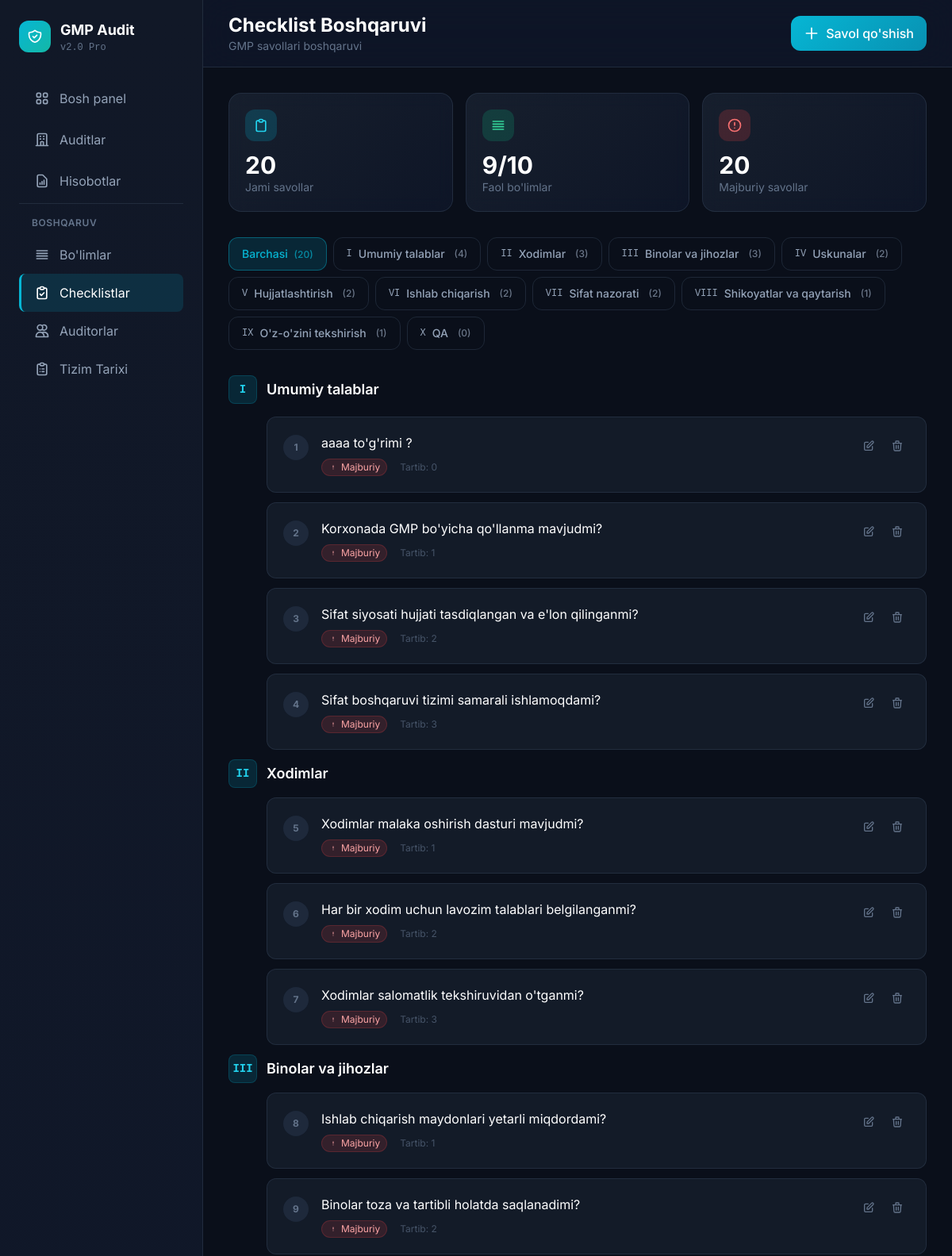
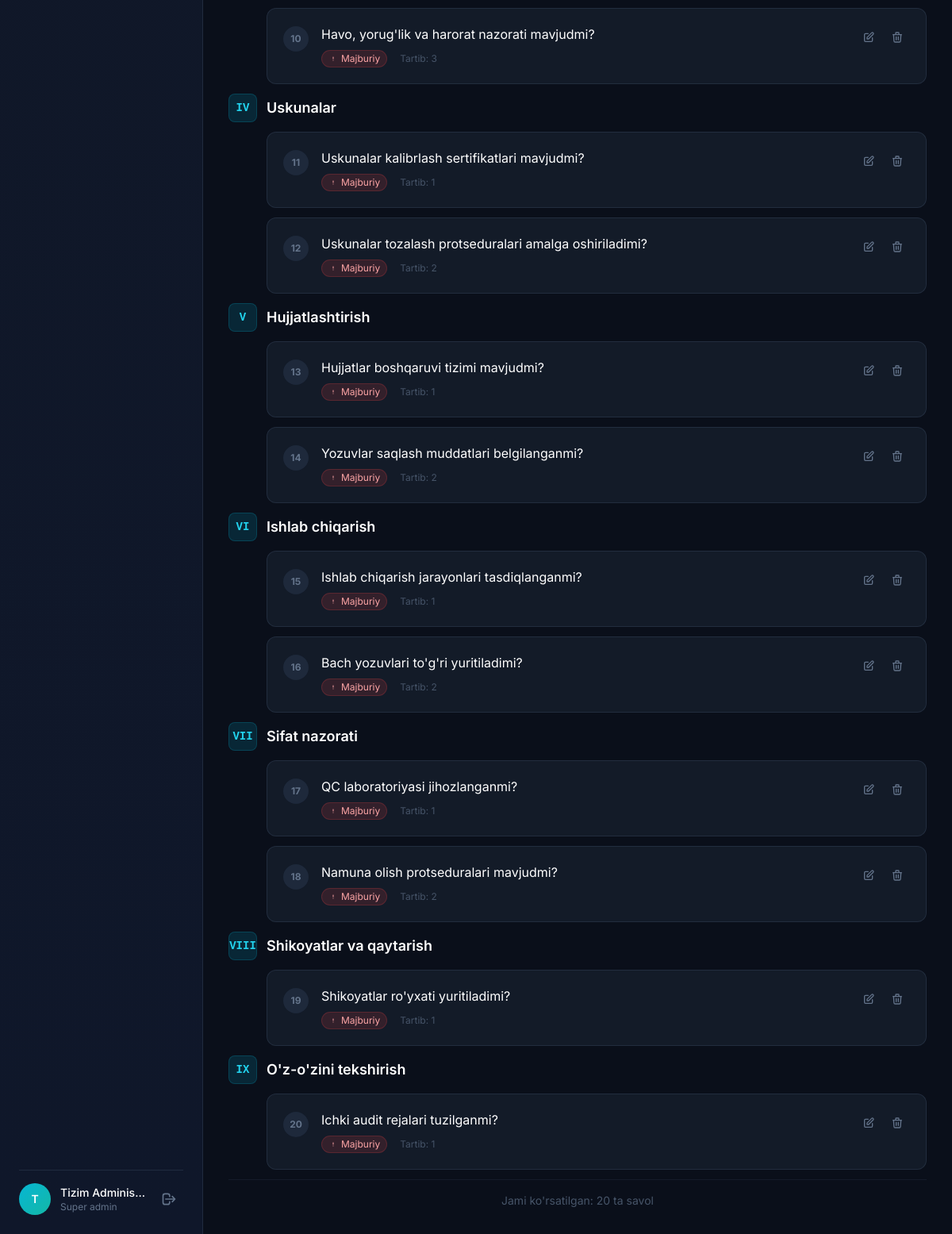
Screenshot of /checklists.php (signed in) with the database file from the repository (2 pictures, top to bottom).
### tables this page shows
CREATE TABLE `users` (
  `id` int NOT NULL AUTO_INCREMENT,
  `username` varchar(100) NOT NULL,
  `email` varchar(150) NOT NULL,
  `password` varchar(255) NOT NULL,
  `full_name` varchar(150) NOT NULL,
  `phone` varchar(30) DEFAULT NULL,
  `position` varchar(100) DEFAULT NULL,
  `role` enum('super_admin','bosh_auditor','auditor','viewer','reader') DEFAULT NULL,
  `is_active` tinyint(1) DEFAULT '1',
  `created_at` timestamp NULL DEFAULT CURRENT_TIMESTAMP,
  `updated_at` timestamp NULL DEFAULT CURRENT_TIMESTAMP ON UPDATE CURRENT_TIMESTAMP,
  `department_id` int DEFAULT NULL,
  `position_id` int DEFAULT NULL,
  `hire_date` date DEFAULT NULL,
  PRIMARY KEY (`id`),
  UNIQUE KEY `username` (`username`),
  UNIQUE KEY `email` (`email`)
);

CREATE TABLE `gmp_sections` (
  `id` int NOT NULL AUTO_INCREMENT,
  `section_number` varchar(10) NOT NULL,
  `section_name` varchar(200) NOT NULL,
  `description` text,
  `sort_order` int DEFAULT '0',
  PRIMARY KEY (`id`)
);

CREATE TABLE `checklist_questions` (
  `id` int NOT NULL AUTO_INCREMENT,
  `section_id` int NOT NULL,
  `question_text` text NOT NULL,
  `score` decimal(5,2) DEFAULT '1.00',
  `is_required` tinyint(1) DEFAULT '1',
  `sort_order` int DEFAULT '0',
  `is_active` tinyint(1) DEFAULT '1',
  `created_at` timestamp NULL DEFAULT CURRENT_TIMESTAMP,
  PRIMARY KEY (`id`),
  KEY `section_id` (`section_id`),
  CONSTRAINT `checklist_questions_ibfk_1` FOREIGN KEY (`section_id`) REFERENCES `gmp_sections` (`id`) ON DELETE CASCADE
);

### checklists.php (the view, shortened to what the rows shown need)
<?php
require_once 'db.php';
 $user = getCurrentUser();
 $canManage = in_array($user['role'], ['super_admin', 'bosh_auditor']);
 $sections = $pdo->query("
    SELECT gs.*,
           (SELECT COUNT(*) FROM checklist_questions cq WHERE cq.section_id = gs.id AND cq.is_active = 1) as question_count
    FROM gmp_sections gs
    ORDER BY gs.sort_order
")->fetchAll();
 $selectedSection = $_GET['section'] ?? '';
 $params = [];
 $sectionFilter = "";
 $query = "
    SELECT cq.*, gs.section_number, gs.section_name
    FROM checklist_questions cq
    JOIN gmp_sections gs ON cq.section_id = gs.id
    WHERE cq.is_active = 1
    $sectionFilter
    ORDER BY gs.sort_order, cq.sort_order, cq.id
";
 $stmt = $pdo->prepare($query);
 $stmt->execute($params);
 $questions = $stmt->fetchAll();
 $totalQuestions = array_sum(array_column($sections, 'question_count'));
?>
<!DOCTYPE html>
<html lang="uz">
<head>
    <script src="https://cdn.tailwindcss.com"></script>
</head>
<body class="min-h-screen text-slate-100">
    <div class="flex min-h-screen pt-14 lg:pt-0">
        <aside id="sidebar" class="sidebar w-64 fixed h-full z-50" role="navigation" aria-label="Asosiy navigatsiya">
            <div class="p-6 h-full flex flex-col">
                <div class="flex items-center gap-3 mb-8">
                    <div><h1 class="text-lg font-bold text-white">GMP Audit</h1><p class="text-xs text-slate-500 font-mono">v2.0 Pro</p></div>
                </div>
                <div class="border-t border-slate-700/50 pt-4 mt-4">
                    <div class="flex items-center gap-3">
                        <div class="w-10 h-10 rounded-full bg-gradient-to-br from-cyan-500 to-teal-500 flex items-center justify-center text-white font-semibold text-sm">
                            <?php echo strtoupper(mb_substr($user['full_name'], 0, 1)); ?>
                        </div>
                        <div class="flex-1 min-w-0">
                            <p class="text-sm font-medium text-white truncate"><?php echo htmlspecialchars($user['full_name']); ?></p>
                            <p class="text-xs text-slate-500"><?php echo ucfirst(str_replace('_', ' ', $user['role'])); ?><?php if (!$canManage) echo ' (Ko\'rish)'; ?></p>
                        </div>
                        <a href="logout.php" class="text-slate-500 hover:text-red-400 transition-colors p-2" aria-label="Chiqish">
                            <svg class="w-5 h-5" fill="none" stroke="currentColor" viewBox="0 0 24 24"><path stroke-linecap="round" stroke-linejoin="round" stroke-width="2" d="M17 16l4-4m0 0l-4-4m4 4H7m6 4v1a3 3 0 01-3 3H6a3 3 0 01-3-3V7a3 3 0 013-3h4a3 3 0 013 3v1"/></svg>
                        </a>
                    </div>
                </div>
            </div>
        </aside>
        <main class="flex-1 lg:ml-64 w-full">
            <header class="sticky top-0 z-20 bg-slate-900/80 backdrop-blur-xl border-b border-slate-700/50">
                <div class="px-4 lg:px-8 py-4 flex justify-between items-center">
                    <div>
                        <h1 class="text-xl lg:text-2xl font-bold text-white">Checklist Boshqaruvi</h1>
                    </div>
                </div>
            </header>
            <div class="p-4 lg:p-8">
                <div class="flex flex-wrap gap-2 mb-8 animate-in delay-2">
                    <a href="checklists.php" class="section-tab px-4 py-2.5 rounded-xl border border-slate-700/50 text-sm font-medium <?php echo !$selectedSection ? 'active' : 'text-slate-400 hover:text-white'; ?>">
                        Barchasi <span class="ml-1 text-xs opacity-70">(<?php echo $totalQuestions; ?>)</span>
                    </a>
                    <?php foreach ($sections as $section): ?>
                    <a href="?section=<?php echo $section['id']; ?>"
                       class="section-tab px-4 py-2.5 rounded-xl border border-slate-700/50 text-sm font-medium flex items-center gap-2 <?php echo $selectedSection == $section['id'] ? 'active' : 'text-slate-400 hover:text-white'; ?>">
                        <span class="font-mono text-xs"><?php echo htmlspecialchars($section['section_number']); ?></span>
                        <?php echo htmlspecialchars($section['section_name']); ?>
                        <span class="ml-1 text-xs opacity-70">(<?php echo $section['question_count']; ?>)</span>
                    </a>
                    <?php endforeach; ?>
                </div>
                <div class="space-y-3 animate-in delay-3">
                    <?php if (empty($questions)): ?>
                    <div class="stat-card rounded-2xl p-12 text-center">
                        <div class="w-20 h-20 rounded-full bg-slate-800/80 flex items-center justify-center mx-auto mb-6">
                            <svg class="w-10 h-10 text-slate-600" fill="none" stroke="currentColor" viewBox="0 0 24 24"><path stroke-linecap="round" stroke-linejoin="round" stroke-width="1.5" d="M9 5H7a2 2 0 00-2 2v12a2 2 0 002 2h10a2 2 0 002-2V7a2 2 0 00-2-2h-2M9 5a2 2 0 002 2h2a2 2 0 002-2M9 5a2 2 0 012-2h2a2 2 0 012 2m-6 9l2 2 4-4"/></svg>
                        </div>
                        <h3 class="text-xl font-semibold text-white mb-2">Savollar topilmadi</h3>
                        <p class="text-slate-500 mb-6 max-w-md mx-auto">
                            <?php echo $selectedSection ? 'Tanlangan bo\'limda hali savollar qo\'shilmagan.' : 'Hali hech qanday savollar qo\'shilmagan.'; ?>
                        </p>
                        <?php if ($canManage): ?>
                        <button onclick="openModal('add')" class="inline-flex items-center gap-2 btn-primary px-6 py-3 rounded-xl text-white font-medium">
                            <svg class="w-5 h-5" fill="none" stroke="currentColor" viewBox="0 0 24 24"><path stroke-linecap="round" stroke-linejoin="round" stroke-width="2" d="M12 4v16m8-8H4"/></svg>
                            Savol qo'shish
                        </button>
                        <?php endif; ?>
                    </div>
                    <?php else: ?>
                        <?php
                        $currentSection = '';
                        $qIndex = 0;
                        foreach ($questions as $q):
                            $qIndex++;
                            if ($currentSection !== $q['section_id']):
                                $currentSection = $q['section_id'];
                        ?>
                        <div class="flex items-center gap-3 mt-8 mb-4 <?php echo $qIndex === 1 ? 'mt-0' : ''; ?>">
                            <a href="?section=<?php echo $q['section_id']; ?>" class="w-9 h-9 rounded-lg bg-cyan-500/15 border border-cyan-500/20 flex items-center justify-center text-cyan-400 font-mono text-sm font-bold hover:bg-cyan-500/25 transition-colors" title="Faqat shu bo'limni ko'rish">
                                <?php echo htmlspecialchars($q['section_number']); ?>
                            </a>
                            <div>
                                <h2 class="text-lg font-semibold text-white"><?php echo htmlspecialchars($q['section_name']); ?></h2>
                            </div>
                        </div>
                        <?php endif; ?>
                        <div class="question-card rounded-xl p-4 lg:p-5 ml-4 lg:ml-12">
                            <div class="flex items-start gap-4">
                                <div class="hidden sm:flex w-8 h-8 rounded-full bg-slate-800 items-center justify-center text-slate-500 text-xs font-bold flex-shrink-0 mt-0.5">
                                    <?php echo $qIndex; ?>
                                </div>
                                <div class="flex-1 min-w-0">
                                    <p class="text-white text-sm lg:text-base mb-2 leading-relaxed"><?php echo htmlspecialchars($q['question_text']); ?></p>
                                    <div class="flex flex-wrap items-center gap-x-4 gap-y-1 text-xs">
                                        <?php if ($q['is_required']): ?>
                                        <span class="px-2 py-0.5 rounded-full bg-red-500/15 text-red-300 border border-red-500/20 flex items-center gap-1">
                                            <svg class="w-3 h-3" fill="none" stroke="currentColor" viewBox="0 0 24 24"><path stroke-linecap="round" stroke-linejoin="round" stroke-width="2" d="M12 8v4m0 4h.01"/></svg>
                                            Majburiy
                                        </span>
                                        <?php else: ?>
                                        <span class="px-2 py-0.5 rounded-full bg-slate-500/15 text-slate-500 border border-slate-500/20">
                                            Ixtiyoriy
                                        </span>
                                        <?php endif; ?>
                                        <span class="text-slate-600">
                                            Tartib: <?php echo $q['sort_order']; ?>
                                        </span>
                                    </div>
                                </div>
                                <?php if ($canManage): ?>
                                <div class="flex items-center gap-1 flex-shrink-0">
                                    <button onclick='openModal("edit", <?php echo htmlspecialchars(json_encode(['id' => $q['id'], 'section_id' => $q['section_id'], 'question_text' => $q['question_text'], 'is_required' => $q['is_required'], 'sort_order' => $q['sort_order']], JSON_UNESCAPED_UNICODE)); ?>)'
                                            class="p-2 text-slate-500 hover:text-cyan-400 hover:bg-cyan-500/10 rounded-lg transition-all" title="Tahrirlash">
                                        <svg class="w-4 h-4" fill="none" stroke="currentColor" viewBox="0 0 24 24"><path stroke-linecap="round" stroke-linejoin="round" stroke-width="2" d="M11 5H6a2 2 0 00-2 2v11a2 2 0 002 2h11a2 2 0 002-2v-5m-1.414-9.414a2 2 0 112.828 2.828L11.828 15H9v-2.828l8.586-8.586z"/></svg>
                                    </button>
                                    <button onclick="confirmDelete(<?php echo $q['id']; ?>)"
                                            class="p-2 text-slate-500 hover:text-red-400 hover:bg-red-500/10 rounded-lg transition-all" title="O'chirish">
                                        <svg class="w-4 h-4" fill="none" stroke="currentColor" viewBox="0 0 24 24"><path stroke-linecap="round" stroke-linejoin="round" stroke-width="2" d="M19 7l-.867 12.142A2 2 0 0116.138 21H7.862a2 2 0 01-1.995-1.858L5 7m5 4v6m4-6v6m1-10V4a1 1 0 00-1-1h-4a1 1 0 00-1 1v3M4 7h16"/></svg>
                                    </button>
                                </div>
                                <?php endif; ?>
                            </div>
                        </div>
                        <?php endforeach; ?>
                    <?php endif; ?>
                </div>
            </div>
        </main>
    </div>
</body>
</html>

### rows the page displays
users: full_name "T", full_name "Tizim Adminis…", role "Super admin"
gmp_sections: section_number "I", section_name "Umumiy talablar", question_count "4"
gmp_sections: section_number "II", section_name "Xodimlar", question_count "3"
gmp_sections: section_number "III", section_name "Binolar va jihozlar", question_count "3"
gmp_sections: section_number "IV", section_name "Uskunalar", question_count "2"
gmp_sections: section_number "V", section_name "Hujjatlashtirish", question_count "2"
gmp_sections: section_number "VI", section_name "Ishlab chiqarish", question_count "2"
gmp_sections: section_number "VII", section_name "Sifat nazorati", question_count "2"
gmp_sections: section_number "VIII", section_name "Shikoyatlar va qaytarish", question_count "1"
gmp_sections: section_number "IX", section_name "O'z-o'zini tekshirish", question_count "1"
gmp_sections: section_number "X", section_name "QA", question_count "0"
checklist_questions: section.section_number "I", section.section_name "Umumiy talablar", question_text "aaaa to'g'rimi ?", is_required 1 (drawn), sort_order "0"
checklist_questions: question_text "Korxonada GMP bo'yicha qo'llanma mavjudmi?", is_required 1 (drawn), sort_order "1"
checklist_questions: question_text "Sifat siyosati hujjati tasdiqlangan va e'lon qilinganmi?", is_required 1 (drawn), sort_order "2"
checklist_questions: question_text "Sifat boshqaruvi tizimi samarali ishlamoqdami?", is_required 1 (drawn), sort_order "3"
checklist_questions: section.section_number "II", section.section_name "Xodimlar", question_text "Xodimlar malaka oshirish dasturi mavjudmi?", is_required 1 (drawn), sort_order "1"
checklist_questions: question_text "Har bir xodim uchun lavozim talablari belgilanganmi?", is_required 1 (drawn), sort_order "2"
checklist_questions: question_text "Xodimlar salomatlik tekshiruvidan o'tganmi?", is_required 1 (drawn), sort_order "3"
checklist_questions: section.section_number "III", section.section_name "Binolar va jihozlar", question_text "Ishlab chiqarish maydonlari yetarli miqdordami?", is_required 1 (drawn), sort_order "1"
checklist_questions: question_text "Binolar toza va tartibli holatda saqlanadimi?", is_required 1 (drawn), sort_order "2"
checklist_questions: question_text "Havo, yorug'lik va harorat nazorati mavjudmi?", is_required 1 (drawn), sort_order "3"
checklist_questions: section.section_number "IV", section.section_name "Uskunalar", question_text "Uskunalar kalibrlash sertifikatlari mavjudmi?", is_required 1 (drawn), sort_order "1"
checklist_questions: question_text "Uskunalar tozalash protseduralari amalga oshiriladimi?", is_required 1 (drawn), sort_order "2"
checklist_questions: section.section_number "V", section.section_name "Hujjatlashtirish", question_text "Hujjatlar boshqaruvi tizimi mavjudmi?", is_required 1 (drawn), sort_order "1"
checklist_questions: question_text "Yozuvlar saqlash muddatlari belgilanganmi?", is_required 1 (drawn), sort_order "2"
checklist_questions: section.section_number "VI", section.section_name "Ishlab chiqarish", question_text "Ishlab chiqarish jarayonlari tasdiqlanganmi?", is_required 1 (drawn), sort_order "1"
checklist_questions: question_text "Bach yozuvlari to'g'ri yuritiladimi?", is_required 1 (drawn), sort_order "2"
checklist_questions: section.section_number "VII", section.section_name "Sifat nazorati", question_text "QC laboratoriyasi jihozlanganmi?", is_required 1 (drawn), sort_order "1"
checklist_questions: question_text "Namuna olish protseduralari mavjudmi?", is_required 1 (drawn), sort_order "2"
checklist_questions: section.section_number "VIII", section.section_name "Shikoyatlar va qaytarish", question_text "Shikoyatlar ro'yxati yuritiladimi?", is_required 1 (drawn), sort_order "1"
checklist_questions: section.section_number "IX", section.section_name "O'z-o'zini tekshirish", question_text "Ichki audit rejalari tuzilganmi?", is_required 1 (drawn), sort_order "1"

### other values shown
$totalQuestions "20"
$activeSections "9"
count($sections) "10"
$requiredCount "20"
count($questions) "20"
